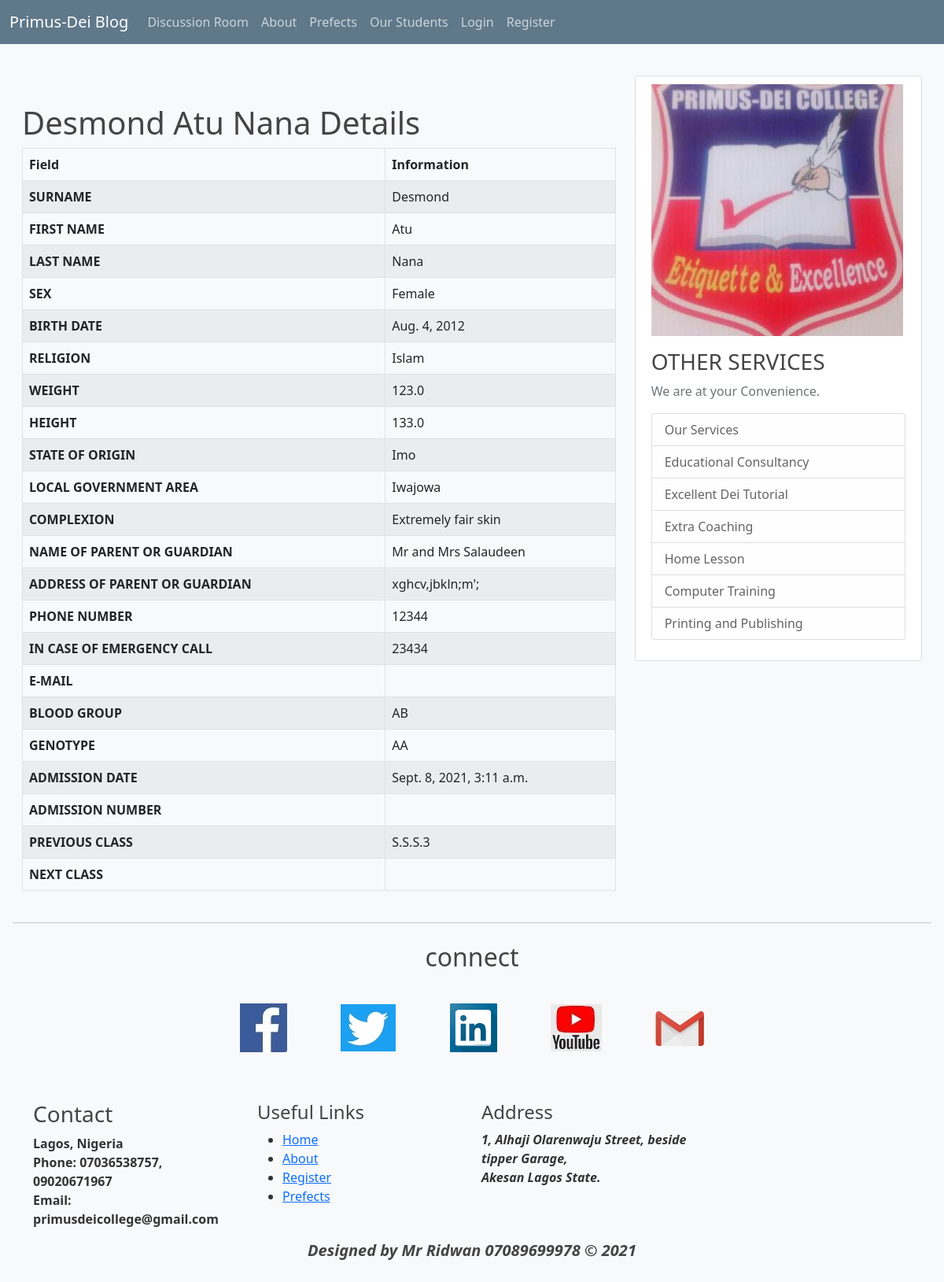
Screenshot of /Primus/3/ with the database file from the repository.
### SchoolProfile/models.py (models this page shows, shortened)
class SchoolProfile(models.Model):
    SurName = models.CharField(max_length=150)
    FirstName = models.CharField(max_length=150)
    LastName = models.CharField(max_length=150, blank=True)
    Sex = models.ForeignKey(Sex, on_delete=models.CASCADE)
    Birth_date = models.DateField()
    Religion = models.ForeignKey(Religion, on_delete=models.CASCADE, blank=True)
    Weight = models.FloatField(blank=True)
    Height = models.FloatField(blank=True)
    State_of_origin = models.ForeignKey(State, on_delete=models.CASCADE)
    Local_government_Area = models.CharField(max_length=200, blank=True)
    complexion = models.ForeignKey(Complexion, on_delete=models.CASCADE, blank=True)
    Name_of_parent_or_guardian = models.CharField(max_length=250)
    Address_of_parent_or_guardian = models.TextField()
    Phone_number = models.IntegerField()
    In_case_of_emergency_call = models.IntegerField()
    E_mail = models.EmailField(blank=True)
    Blood_group = models.ForeignKey(BloodGroup, on_delete=models.CASCADE, blank=True)
    genotype = models.ForeignKey(Genotype, on_delete=models.CASCADE, blank=True)
    Admission_date = models.DateTimeField(default=timezone.now)
    Admission_number = models.CharField(max_length=30, blank=True)
    previous_class = models.ForeignKey(PreviousClass, on_delete=models.CASCADE)
    current_class = models.ForeignKey(NextClass, on_delete=models.CASCADE)
    profile_picture = models.ImageField(upload_to='profile_Pics')

class Sex(models.Model):
    sex = models.CharField(max_length=7)
    def __str__(self):
        return self.sex

class Religion(models.Model):
    religion = models.CharField(max_length=100)
    def __str__(self):
        return self.religion

class State(models.Model):
    state = models.CharField(max_length=20)
    def __str__(self):
        return self.state

class Complexion(models.Model):
    complexion = models.CharField(max_length=200)
    def __str__(self):
        return self.complexion

class BloodGroup(models.Model):
    blood_group = models.CharField(max_length=4)
    def __str__(self):
        return self.blood_group

class Genotype(models.Model):
    genotype = models.CharField(max_length=2)
    def __str__(self):
        return self.genotype

class PreviousClass(models.Model):
    previous = models.CharField(max_length=10)
    def __str__(self):
        return self.previous

### SchoolProfile/views.py (the view)
# urls.py: path('Primus/<int:pk>/', views.SchoolDetailView.as_view(), name='students_detail'),
class SchoolDetailView(DetailView):
    model = SchoolProfile
    template_name = 'students_detail.html'

### SchoolProfile/templates/students_detail.html (shortened to what this page needs)
{% extends 'base.html' %}
{% block content %}
<h1>{{object.SurName}} {{object.FirstName}} {{object.LastName}} Details</h1>
<table class="table table-bordered table-striped">
    <thead>
    <tr>
        <th scope="col">Field</th>
        <th scope="col">Information</th>
    </tr>
    </thead>
    <tbody>
    <tr><td><strong>SURNAME</strong></td><td>{{object.SurName}}</td></tr>
    <tr><td><strong>FIRST NAME</strong></td><td>{{object.FirstName}}</td></tr>
    <tr><td><strong>LAST NAME</strong></td><td>{{object.LastName}}</td></tr>
    <tr><td><strong>SEX</strong></td><td>{{object.Sex}}</td></tr>
    <tr><td><strong>BIRTH DATE</strong></td><td>{{object.Birth_date}}</td></tr>
    <tr><td><strong>RELIGION</strong></td><td>{{object.Religion}}</td></tr>
    <tr><td><strong>WEIGHT</strong></td><td>{{object.Weight}}</td></tr>
    <tr><td><strong>HEIGHT</strong></td><td>{{object.Height}}</td></tr>
    <tr><td><strong>STATE OF ORIGIN</strong></td><td>{{object.State_of_origin}}</td></tr>
    <tr><td><strong>LOCAL GOVERNMENT AREA</strong></td><td>{{object.Local_government_Area}}</td></tr>
    <tr><td><strong>COMPLEXION</strong></td><td>{{object.complexion}}</td></tr>
    <tr><td><strong>NAME OF PARENT OR GUARDIAN</strong></td><td>{{object.Name_of_parent_or_guardian}}</td></tr>
    <tr><td><strong>ADDRESS OF PARENT OR GUARDIAN</strong></td><td>{{object.Address_of_parent_or_guardian}}</td></tr>
    <tr><td><strong>PHONE NUMBER</strong></td><td>{{object.Phone_number}}</td></tr>
    <tr><td><strong>IN CASE OF EMERGENCY CALL</strong></td><td>{{object.In_case_of_emergency_call}}</td></tr>
    <tr><td><strong>E-MAIL</strong></td><td>{{object.E_mail}}</td></tr>
    <tr><td><strong>BLOOD GROUP</strong></td><td>{{object.Blood_group}}</td></tr>
    <tr><td><strong>GENOTYPE</strong></td><td>{{object.genotype}}</td></tr>
    <tr><td><strong>ADMISSION DATE</strong></td><td>{{object.Admission_date}}</td></tr>
<tr><td><strong>ADMISSION NUMBER</strong></td><td>{{object.Admission_number}}</td></tr>
<tr><td><strong>PREVIOUS CLASS</strong></td><td>{{object.previous_class}}</td></tr>
    <tr><td><strong>NEXT CLASS</strong></td><td>{{object.next_class}}</td></tr>
    </tbody>
</table>
{% endblock content %}

### blogs/static/main.css (style rules this page uses)
body { background: #fafafa; color: #333333; margin-top: 5rem; }
h1, h2, h3, h4, h5, h6 { color: #444444; }

### rows the page displays
SchoolProfile: SurName "Desmond", FirstName "Atu", LastName "Nana", Sex "Female", Birth_date "Aug. 4, 2012", Religion "Islam", Weight "123.0", Height "133.0", State_of_origin "Imo", Local_government_Area "Iwajowa", complexion "Extremely fair skin", Name_of_parent_or_guardian "Mr and Mrs Salaudeen", Address_of_parent_or_guardian "xghcv,jbkln;m';", Phone_number "12344", In_case_of_emergency_call "23434", Blood_group "AB", genotype "AA", Admission_date "Sept. 8, 2021, 3:11 a.m.", previous_class "S.S.S.3"
